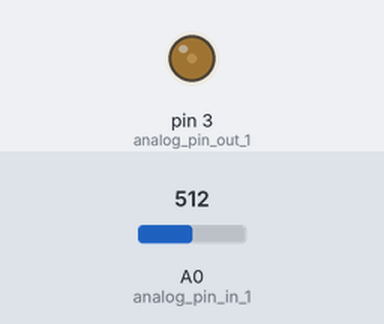
The sketch below on a simulated Arduino Uno, built with avr-gcc and run on an emulated ATmega328P. Shown: output pins drawn as LEDs (lit = HIGH). Inputs (shaded band) come from the test bench; at power-on: A0 (analog_pin_in_1) = 512. What the sketch prints to the serial monitor is not drawn.

Above: at 0.75 s.
1.3 s: A0 (analog_pin_in_1) set to 0
2.8 s: A0 (analog_pin_in_1) set to 122
At 2.95 s:
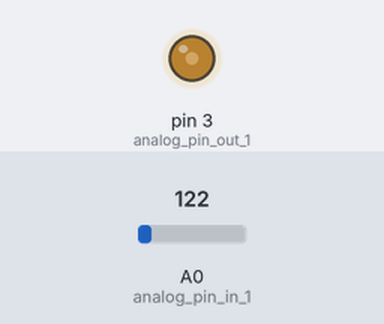
At 3.36 s:
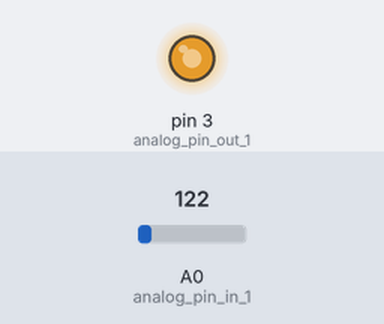
Timing chart, 0 to 11.8 s (numbered marks = the images above; inputs shaded):
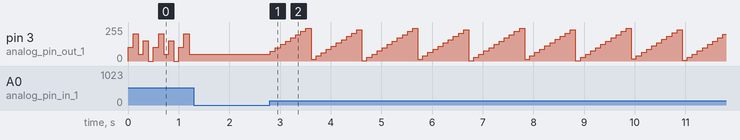

The sketch:

Lab3_Moving_Average.ino
```cpp
/*
  Lab3_Read_Analog_and_Display

  Arduino program for averaging filter of 5 samples.

  Name: Kumar Ramesh
  PUID: 0032813975
*/

const int numSamples = 5;
const int analog_pin_in_1 = A0;

int analogSamples[numSamples];
int index = 0;
int sum = 0;
int avg = 0;

// analog output pins
const int analog_pin_out_1 = 3;

void setup() {
  pinMode(analog_pin_in_1, INPUT);
  Serial.begin(9600);

  for(int i = 0; i < numSamples; ++i)
    analogSamples[i] = 0;
}

void loop() {

  analogSamples[index] = analogRead(analog_pin_in_1); // read the analog signal

  sum += analogSamples[index++]; // add to sum and update index

  if(index >= numSamples) // reset index if out of bounds
    index = 0;

  avg = sum / 5; // casted to integer

  analogWrite(analog_pin_out_1, avg);

  Serial.print(avg);

  delay(100);
}
```

Measured:
- after the input at 1.3 s, pin 3 (analog_pin_out_1): stops changing and stays 51/255
- after the input at 2.8 s, pin 3 (analog_pin_out_1): ramps from 2/255 to 247/255 and jumps back, once every 1.0 s
- by itself, pin 3 (analog_pin_out_1): repeats every 0.50 s: 204/255 0.10 s, 51/255 0.10 s, 153/255 0.10 s, 0/255 0.10 s, 102/255 0.10 s
